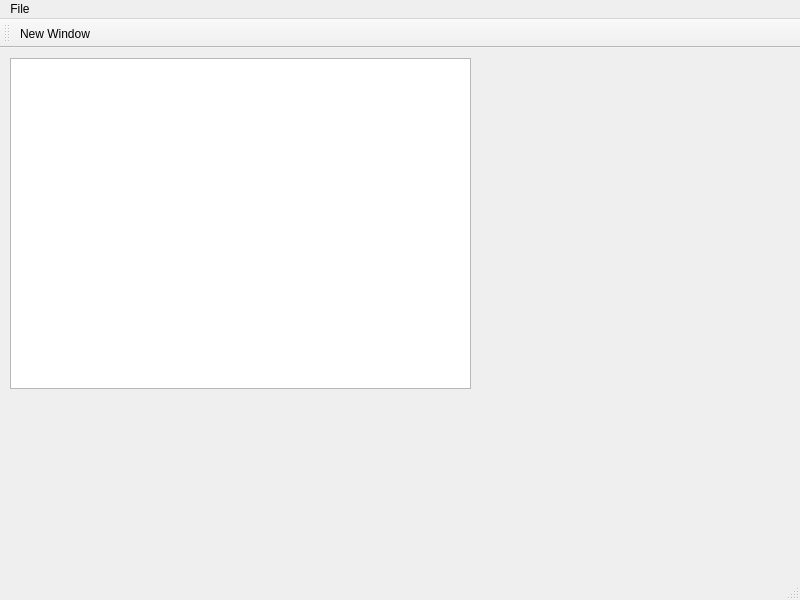
<?xml version="1.0" encoding="UTF-8"?>
<ui version="4.0">
 <class>MainWindow</class>
 <widget class="QMainWindow" name="MainWindow">
  <property name="geometry">
   <rect>
    <x>0</x>
    <y>0</y>
    <width>800</width>
    <height>600</height>
   </rect>
  </property>
  <property name="windowTitle">
   <string>MainWindow</string>
  </property>
  <widget class="QWidget" name="centralwidget">
   <widget class="QPlainTextEdit" name="plainTextEdit">
    <property name="geometry">
     <rect>
      <x>10</x>
      <y>10</y>
      <width>461</width>
      <height>331</height>
     </rect>
    </property>
   </widget>
  </widget>
  <widget class="QMenuBar" name="menubar">
   <property name="geometry">
    <rect>
     <x>0</x>
     <y>0</y>
     <width>800</width>
     <height>22</height>
    </rect>
   </property>
   <widget class="QMenu" name="menuFile">
    <property name="title">
     <string>File</string>
    </property>
    <addaction name="actionNew_Window"/>
   </widget>
   <addaction name="menuFile"/>
  </widget>
  <widget class="QStatusBar" name="statusbar"/>
  <widget class="QToolBar" name="toolBar">
   <property name="windowTitle">
    <string>toolBar</string>
   </property>
   <attribute name="toolBarArea">
    <enum>TopToolBarArea</enum>
   </attribute>
   <attribute name="toolBarBreak">
    <bool>false</bool>
   </attribute>
   <addaction name="actionNew_Window"/>
  </widget>
  <action name="actionNew_Window">
   <property name="text">
    <string>New Window</string>
   </property>
  </action>
 </widget>
 <resources/>
 <connections/>
</ui>
